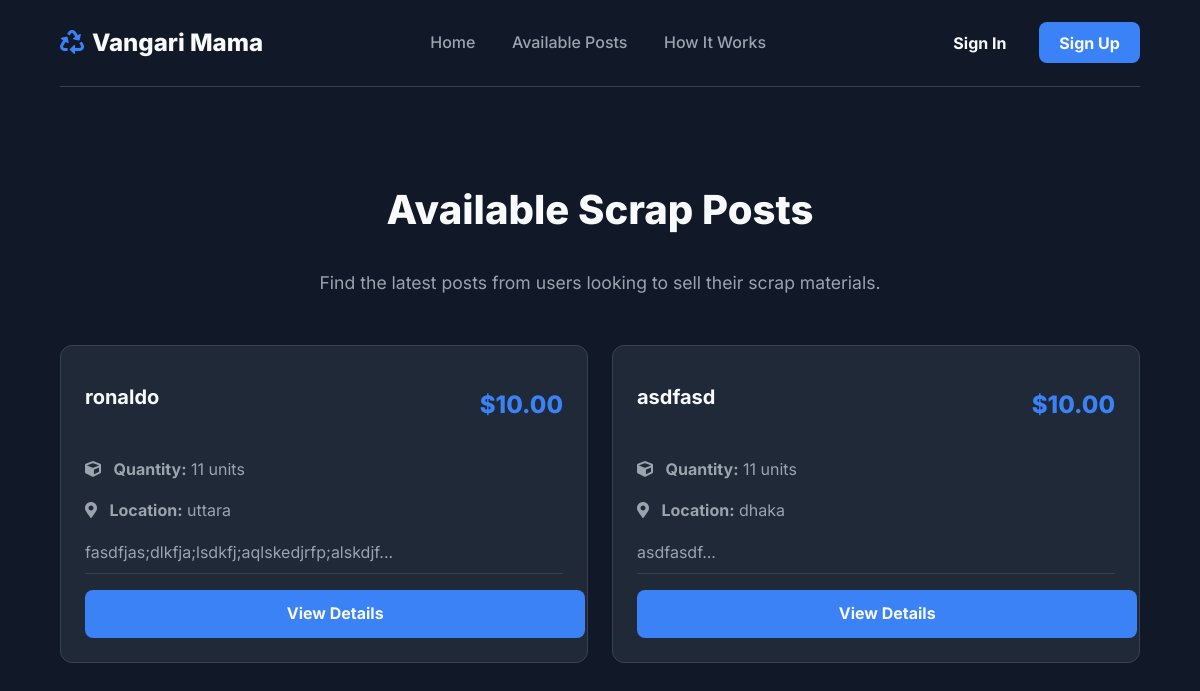
The page /posts on the database its author committed.
### models.py (models this page shows, shortened)
class TrashPost(db.Model):
    id = db.Column(db.Integer, primary_key=True)
    user_id = db.Column(db.Integer, db.ForeignKey('user.id'), nullable=False)
    trash_type = db.Column(db.String(50), nullable=False)
    quantity = db.Column(db.Integer, nullable=False)
    location = db.Column(db.String(255), nullable=False)
    description = db.Column(db.Text)
    status = db.Column(db.String(20), default='available', nullable=False)
    collector_id = db.Column(db.Integer, db.ForeignKey('user.id'))
    price = db.Column(db.Numeric(10, 2), nullable=False)
    is_negotiable = db.Column(db.Boolean, default=False, nullable=False)
    created_at = db.Column(db.DateTime, default=datetime.utcnow)
    completed_at = db.Column(db.DateTime)
    final_weight_kg = db.Column(db.Float, nullable=True)
    final_sale_price = db.Column(db.Numeric(10, 2), nullable=True)
    platform_profit = db.Column(db.Numeric(10, 2), nullable=True)
    phone_number = db.Column(db.String(20), nullable=True)
    google_map_link = db.Column(db.String(500), nullable=True)

### routes.py (the view)
@app.route('/posts')
def all_posts():
    posts = TrashPost.query.order_by(TrashPost.created_at.desc()).all()
    return render_template('index.html', posts=posts, title='Available Posts')

### templates/index.html (shortened to what this page needs)
{% extends "base.html" %}
{% block content %}
<div class="container">
    <div class="page-header">
        <h1>Available Scrap Posts</h1>
        <p>Find the latest posts from users looking to sell their scrap materials.</p>
    </div>
    <div class="post-grid">
        {% for post in posts %}
        <div class="post-card">
            <div class="post-card-header">
                <h2>{{ post.trash_type }}</h2>
                <span class="post-card-price">${{ "%.2f"|format(post.price) }}</span>
            </div>
            <div class="post-card-body">
                <p><i class="fas fa-cube"></i> <strong>Quantity:</strong> {{ post.quantity }} units</p>
                <p><i class="fas fa-map-marker-alt"></i> <strong>Location:</strong> {{ post.location }}</p>
                <p>{{ post.description[:80] }}...</p>
            </div>
            <div class="post-card-footer">
                <a href="{{ url_for('view_post', post_id=post.id) }}" class="view-details-btn">View Details</a>
            </div>
        </div>
        {% else %}
        <p>No available posts at the moment. Please check back later.</p>
        {% endfor %}
    </div>
</div>
{% endblock %}

### templates/base.html (style rules this page uses)
:root { --dark-bg: #111827; --dark-card: #1F2937; --primary-blue: #3B82F6; --primary-hover: #2563EB; --text-light: #F9FAFB; --text-muted: #9CA3AF; --border-color: #374151; }
body { background-color: var(--dark-bg); color: var(--text-light); font-family: 'Inter', sans-serif; margin: 0; line-height: 1.6; }
.container { width: 90%; max-width: 1200px; margin: 0 auto; }
.post-card { background-color: var(--dark-bg); border: 1px solid var(--border-color); border-radius: 0.75rem; padding: 1.5rem; display: flex; flex-direction: column; }
.post-card-price { font-size: 1.1rem; font-weight: 700; color: var(--primary-blue); margin-top: auto; padding-top: 1rem; }

### templates/index.html (style rules this page uses)
.page-header { text-align: center; margin-bottom: 3rem; }
.page-header h1 { font-size: 2.5rem; font-weight: 800; }
.page-header p { color: var(--text-muted); font-size: 1.1rem; }
.post-grid { display: grid; grid-template-columns: repeat(auto-fit, minmax(320px, 1fr)); gap: 1.5rem; }
.post-card { background-color: var(--dark-card); border: 1px solid var(--border-color); border-radius: 0.75rem; padding: 1.5rem; display: flex; flex-direction: column; transition: transform 0.2s ease, box-shadow 0.2s ease; }
.post-card-header { display: flex; justify-content: space-between; align-items: center; margin-bottom: 1rem; }
.post-card-header h2 { font-size: 1.25rem; font-weight: 700; margin: 0; }
.post-card-price { font-size: 1.5rem; font-weight: 800; color: var(--primary-blue); }
.post-card-body p { color: var(--text-muted); margin-bottom: 0.5rem; }
.post-card-body i { margin-right: 0.5rem; color: var(--text-muted); }
.post-card-footer { margin-top: auto; padding-top: 1rem; border-top: 1px solid var(--border-color); }
.view-details-btn { display: block; width: 100%; text-align: center; padding: 0.7rem; background-color: var(--primary-blue); color: var(--text-light); text-decoration: none; border-radius: 0.5rem; font-weight: 700; transition: background-color 0.2s ease; }

### rows shown on the page
TrashPost: trash_type "ronaldo", price "10.00", quantity "11", location "uttara", description "fasdfjas;dlkfja;lsdkfj;aqlskedjrfp;alskdjf"
TrashPost: trash_type "asdfasd", price "10.00", quantity "11", location "dhaka", description "asdfasdf"
